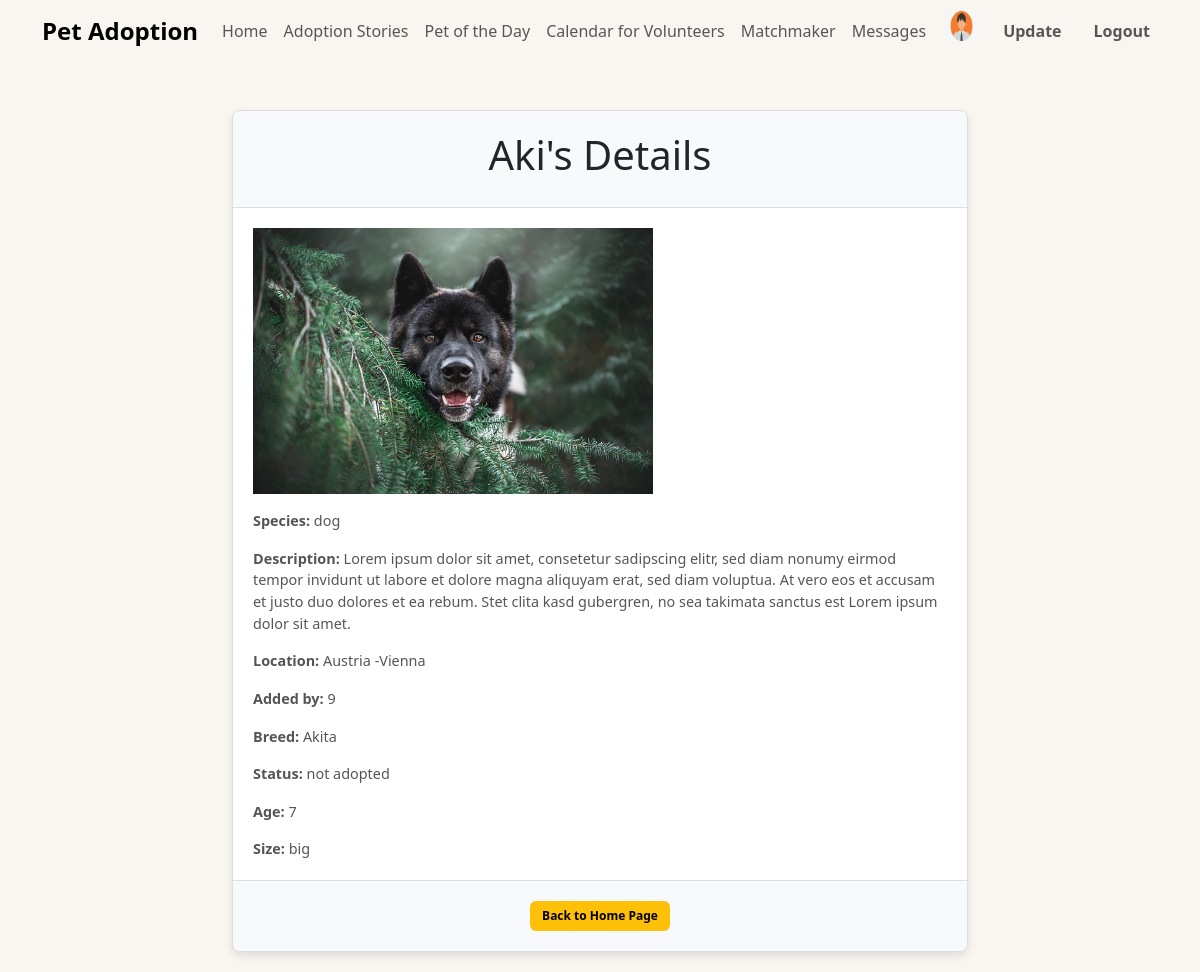
The page /pet_crud/details.php?id=8 (signed in) on the database its author committed.
### tables this page shows
CREATE TABLE `users` (
  `id` int(11) NOT NULL,
  `username` varchar(255) NOT NULL,
  `password` varchar(255) NOT NULL,
  `email` varchar(255) NOT NULL,
  `registration_date` date DEFAULT curdate(),
  `pictures` varchar(255) DEFAULT NULL,
  `role` enum('user','admin') DEFAULT 'user',
  `is_approved` tinyint(1) NOT NULL DEFAULT 0,
  `user_type` enum('individual','shelter','agency') DEFAULT 'individual'
);

CREATE TABLE `pets` (
  `id` int(11) NOT NULL,
  `name` varchar(255) DEFAULT NULL,
  `species` enum('dog','cat','bird','hamster','fish') DEFAULT NULL,
  `description` text DEFAULT NULL,
  `location` varchar(255) DEFAULT NULL,
  `added_by` int(11) DEFAULT NULL,
  `breed` varchar(100) DEFAULT 'No Breed',
  `status` enum('not adopted','adopted','pending') DEFAULT 'not adopted',
  `age` int(11) NOT NULL,
  `image` varchar(150) DEFAULT 'avatar.jpg',
  `size` enum('small','medium','big') NOT NULL
);

### pet_crud/details.php (the view, shortened to what this page needs)
<?php
  require_once "../db_connect.php";
    $id = $_GET["id"];
    $sql = "SELECT * FROM pets WHERE id = $id";
    $result = mysqli_query($connection, $sql);
    $row = mysqli_fetch_assoc($result);
    $usersql = "SELECT * FROM users WHERE id = {$_SESSION["user"]}";
    $result = mysqli_query($connection, $usersql);
    $userrow = mysqli_fetch_assoc($result);
?>
<!DOCTYPE html>
<html lang="en">
<head>
    <link href="https://cdn.jsdelivr.net/npm/bootstrap@5.3.0/dist/css/bootstrap.min.css" rel="stylesheet">
</head>
<link rel="stylesheet" href="../styles.css">
<body>
<nav class="navbar navbar-expand-lg navbar-light ">
    <div class="container">
        <a class="navbar-brand" href="#">Pet Adoption</a>
        <div class="collapse navbar-collapse" id="navbarNav">
            <ul class="navbar-nav ml-auto">
                <li class="nav-item active">
                    <a class="nav-link" href="../Home.php">Home</a>
                </li>
                <li class="nav-item">
                    <a class="nav-link" href="../adoption_stories/adoption_stories.php">Adoption Stories</a>
                </li>
                <li class="nav-item">
                    <a class="nav-link" href="#">Pet of the Day</a>
                </li>
                <li class="nav-item">
                    <a class="nav-link" href="../calendar/calendar.php">Calendar for Volunteers</a>
                </li>
                <li class="nav-item">
                    <a class="nav-link" href="../matchmaker/matchmaker.html">Matchmaker</a>
                </li>
                <li class="nav-item">
                    <a class="nav-link" href="../messages.php">Messages</a>
                </li>
            </ul>
            <ul class="navbar-nav ms-auto">
            <a class="nav-item me-3" href="#">
            <img src="../public/images/user_images/<?= $userrow["pictures"] ?>" alt="user pic" width="35" height="30">
            </a>
                    <li class="nav-item me-3">
                        <a class="nav-link font-weight-bold" href="../user_auth/update.php?id=<?= $userrow["id"] ?>">Update</a>
                    </li>
                    <li class="nav-item">
                        <a class="nav-link font-weight-bold" href="../user_auth/logout.php?logout">Logout</a>
                    </li>
                </ul>
        </div>
    </div>
</nav>
<div class="container mt-5">
    <div class="row justify-content-center">
        <div class="col-lg-8">
            <div class="card">
                <div class="card-header">
                    <h1 class="text-center"><?= $row["name"] ?>'s Details</h1>
                </div>
                <div class="card-body">
                    <p class="card-text"><img src="../public/images/pet_images/<?= $row["image"] ?>" width="400"></p>
                    <p class="card-text"><strong>Species:</strong> <?= $row["species"] ?></p>
                    <p class="card-text"><strong>Description:</strong> <?= $row["description"] ?></p>
                    <p class="card-text"><strong>Location:</strong> <?= $row["location"] ?></p>
                    <p class="card-text"><strong>Added by:</strong> <?= $row["added_by"] ?></p>
                    <p class="card-text"><strong>Breed:</strong> <?= $row["breed"] ?></p>
                    <p class="card-text"><strong>Status:</strong> <?= $row["status"] ?></p>
                    <p class="card-text"><strong>Age:</strong> <?= $row["age"] ?></p>
                    <p class="card-text"><strong>Size:</strong> <?= $row["size"] ?></p>
                </div>
                <div class="card-footer text-center">
                    <a href="../Home.php" class="btn btn-warning">Back to Home Page</a>
                </div>
            </div>
        </div>
    </div>
</div>
</body>
</html>

### styles.css (style rules this page uses)
body { background-color: #f9f6f2; }
.navbar { background-color: #f9f6f2; }
.nav-link.font-weight-bold { font-weight: bold; }
.navbar-brand { color: #000; font-size: 1.5rem; font-weight: bold; }
.btn-sm, .btn-primary, .btn-warning, .btn-danger, .btn-apply { font-size: 0.75rem; font-weight: bold; transition: background-color 0.2s ease; }
.card { border: 1px solid #ddd; border-radius: 8px; overflow: hidden; transition: transform 0.2s ease; box-shadow: 0 4px 8px rgba(0, 0, 0, 0.1); margin-bottom: 20px; }
.card-text { font-size: 0.9rem; color: #555; }

### pet_crud/details.php (style rules this page uses)
.navbar { background-color: #ffffff; }
.navbar-brand { font-size: 1.5rem; font-weight: bold; }
.card { border: 1px solid #ddd; border-radius: 8px; overflow: hidden; }
.card-header { background-color: #f8f9fa; border-bottom: 1px solid #ddd; padding: 20px; }
.card-body { padding: 20px; }
.card-text img { max-width: 100%; height: auto; }
.card-text strong { font-weight: bold; }
.card-footer { background-color: #f8f9fa; border-top: 1px solid #ddd; padding: 20px; text-align: center; }
.btn-warning { background-color: #ffc107; border: none; }

### rows shown on the page
users: pictures (picture)
pets: name "Aki", image (picture), species "dog", description "Lorem ipsum dolor sit amet, consetetur sadipscing elitr, sed diam nonumy eirmod tempor invidunt ut labore et dolore magna aliquyam erat, sed diam voluptua. At vero eos et accusam et justo duo dolores et ea rebum. Stet clita kasd gubergren, no sea takimata sanctus est Lorem ipsum dolor sit amet.", location "Austria -Vienna", added_by "9", breed "Akita", status "not adopted", age "7", size "big"
